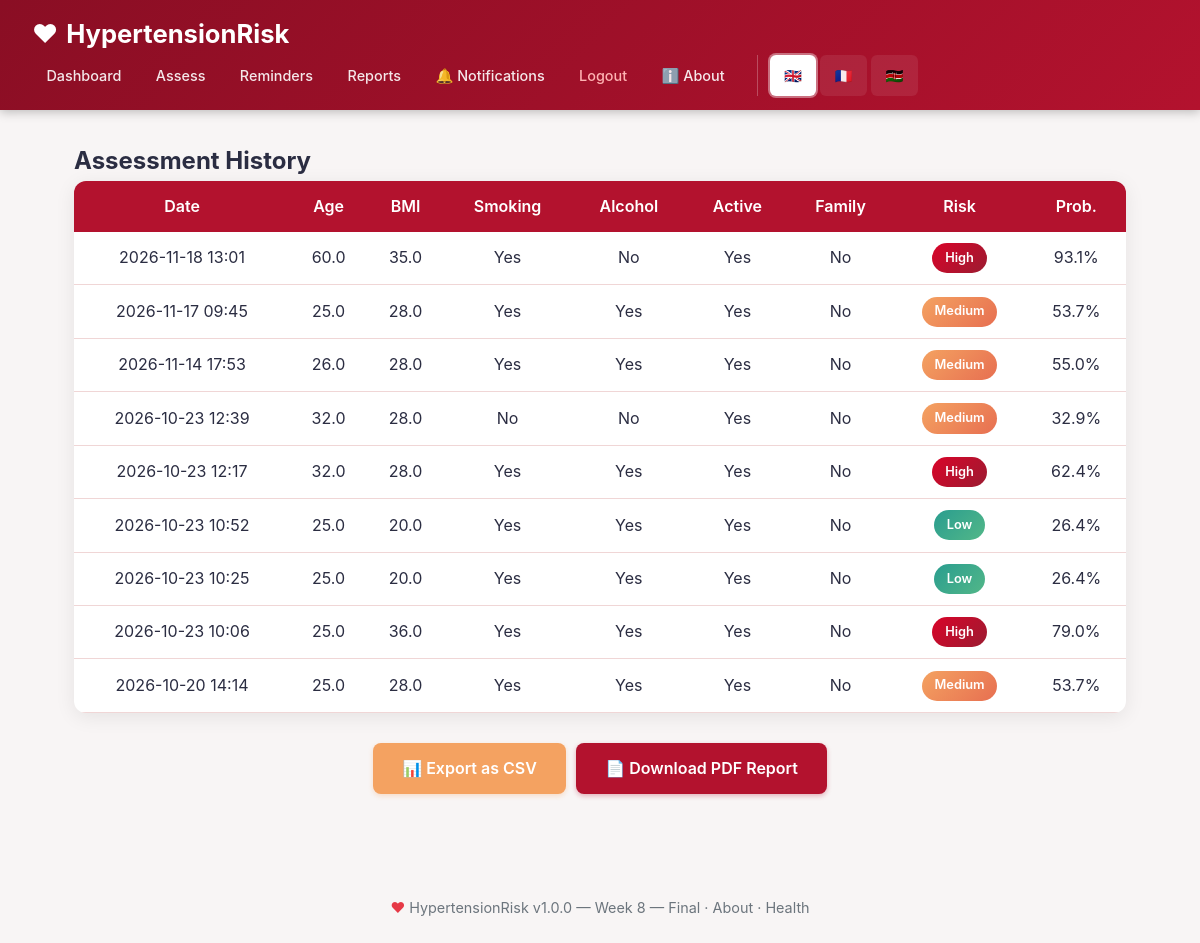
The page /history (signed in) on the database its author committed.
### app.py (models this page shows)
class Assessment(db.Model):
    id = db.Column(db.Integer, primary_key=True)
    user_id = db.Column(db.Integer, db.ForeignKey('user.id'), nullable=False)
    age = db.Column(db.Float); bmi = db.Column(db.Float)
    smoking = db.Column(db.Integer); alcohol = db.Column(db.Integer)
    physical_activity = db.Column(db.Integer); family_history = db.Column(db.Integer)
    probability = db.Column(db.Float); risk_level = db.Column(db.String(10))
    timestamp = db.Column(db.DateTime, default=datetime.utcnow)

### app.py (the view)
@app.route('/history')
@login_required
def history(): return render_template('history.html', assessments=Assessment.query.filter_by(user_id=current_user.id).order_by(Assessment.timestamp.desc()).all())

### app.py (called while the page is built)
def get_current_language():
    url_lang = request.args.get('lang')
    if url_lang and url_lang in TRANSLATIONS:
        session['language'] = url_lang
        return url_lang
    return session.get('language', 'en')

@app.before_request
def before_request():
    g.lang = get_current_language()
    g.t = lambda key: get_text(g.lang, key)

@app.context_processor
def inject_globals():
    return {
        't': lambda key: get_text(g.lang, key),
        'current_lang': g.lang,
        'supported_languages': SUPPORTED_LANGUAGES,
        'app_version': APP_VERSION,
        'app_build': APP_BUILD_DATE,
    }

@login_manager.user_loader
def load_user(user_id):
    return User.query.get(int(user_id))

### translations.py (called while the page is built)
def get_text(lang, key):
    return TRANSLATIONS.get(lang, TRANSLATIONS['en']).get(key, TRANSLATIONS['en'].get(key, key))

### templates/history.html
{% extends "base.html" %}
{% block content %}
<h2>Assessment History</h2>
{% if assessments %}
<div class="table-responsive">
    <table class="history-table">
        <thead><tr>
            <th>Date</th><th>Age</th><th>BMI</th><th>Smoking</th>
            <th>Alcohol</th><th>Active</th><th>Family</th><th>Risk</th><th>Prob.</th>
        </tr></thead>
        <tbody>
        {% for a in assessments %}
            <tr>
                <td>{{ a.timestamp.strftime('%Y-%m-%d %H:%M') }}</td>
                <td>{{ a.age }}</td><td>{{ a.bmi }}</td>
                <td>{{ 'Yes' if a.smoking else 'No' }}</td>
                <td>{{ 'Yes' if a.alcohol else 'No' }}</td>
                <td>{{ 'Yes' if a.physical_activity else 'No' }}</td>
                <td>{{ 'Yes' if a.family_history else 'No' }}</td>
                <td><span class="badge risk-{{ a.risk_level | lower }}">{{ a.risk_level }}</span></td>
                <td>{{ (a.probability * 100) | round(1) }}%</td>
            </tr>
        {% endfor %}
        </tbody>
    </table>
</div>
<div style="margin-top:1.5rem;text-align:center;">
    <a href="{{ url_for('download_csv') }}" class="btn btn-secondary">📊 Export as CSV</a>
    <a href="{{ url_for('download_pdf') }}" class="btn btn-primary">📄 Download PDF Report</a>
</div>
{% else %}
<p>No assessments yet. <a href="{{ url_for('assessment') }}">Start your first one</a>.</p>
{% endif %}
{% endblock %}

### static/css/style.css (style rules this page uses)
:root { --primary: #b3122e; --primary-dark: #8a0e24; --primary-light: #e63946; --secondary: #f4a261; --success: #2a9d8f; --danger: #d90429; --warning: #e76f51; --background: #f8f5f5; --card-bg: #ffffff; --text: #2b2d42; --text-light: #6c757d; --border: #f0d6d6; --shadow-sm: 0 2px 8px rgba(0,0,0,0.04); --shadow-md: 0 4px 20px rgba(0,0,0,0.08); --shadow-lg: 0 12px 30px rgba(0,0,0,0.12); --radius: 12px; --transition: all 0.25s ease; }
* { margin: 0; padding: 0; box-sizing: border-box; }
body { font-family: 'Inter', 'Segoe UI', system-ui, -apple-system, sans-serif; background: var(--background); color: var(--text); line-height: 1.6; min-height: 100vh; display: flex; flex-direction: column; }
.btn { display: inline-block; padding: 0.8rem 1.8rem; background: var(--primary); color: white; text-decoration: none; border-radius: 8px; font-weight: 600; font-size: 1rem; margin: 0.4rem 0.2rem; border: none; cursor: pointer; transition: var(--transition); text-align: center; box-shadow: 0 2px 5px rgba(179,18,46,0.3); position: relative; overflow: hidden; font-family: inherit; }
.btn-secondary { background: var(--secondary); box-shadow: 0 2px 5px rgba(244,162,97,0.3); }
.risk-low { background: linear-gradient(135deg, #2a9d8f, #52b788); }
.risk-medium { background: linear-gradient(135deg, #f4a261, #e76f51); }
.risk-high { background: linear-gradient(135deg, #d90429, #9b1c31); }
.table-responsive { overflow-x: auto; background: var(--card-bg); border-radius: var(--radius); box-shadow: var(--shadow-md); }
.history-table { width: 100%; border-collapse: collapse; min-width: 650px; }
.history-table th { background: var(--primary); color: white; padding: 0.8rem; text-align: center; font-weight: 600; }
.history-table td { padding: 0.7rem; text-align: center; border-bottom: 1px solid var(--border); }
.badge { display: inline-block; padding: 0.3rem 0.8rem; border-radius: 20px; font-size: 0.8rem; font-weight: 600; color: white; }

### rows shown on the page
Assessment: timestamp "2026-11-18 13:01", age "60.0", bmi "35.0", smoking "Yes", alcohol "No", physical_activity "Yes", family_history "No", risk_level "High", (a.probability*100)|round(1) "93.1"
Assessment: timestamp "2026-11-17 09:45", age "25.0", bmi "28.0", smoking "Yes", alcohol "Yes", physical_activity "Yes", family_history "No", risk_level "Medium", (a.probability*100)|round(1) "53.7"
Assessment: timestamp "2026-11-14 17:53", age "26.0", bmi "28.0", smoking "Yes", alcohol "Yes", physical_activity "Yes", family_history "No", risk_level "Medium", (a.probability*100)|round(1) "55.0"
Assessment: timestamp "2026-10-23 12:39", age "32.0", bmi "28.0", smoking "No", alcohol "No", physical_activity "Yes", family_history "No", risk_level "Medium", (a.probability*100)|round(1) "32.9"
Assessment: timestamp "2026-10-23 12:17", age "32.0", bmi "28.0", smoking "Yes", alcohol "Yes", physical_activity "Yes", family_history "No", risk_level "High", (a.probability*100)|round(1) "62.4"
Assessment: timestamp "2026-10-23 10:52", age "25.0", bmi "20.0", smoking "Yes", alcohol "Yes", physical_activity "Yes", family_history "No", risk_level "Low", (a.probability*100)|round(1) "26.4"
Assessment: timestamp "2026-10-23 10:25", age "25.0", bmi "20.0", smoking "Yes", alcohol "Yes", physical_activity "Yes", family_history "No", risk_level "Low", (a.probability*100)|round(1) "26.4"
Assessment: timestamp "2026-10-23 10:06", age "25.0", bmi "36.0", smoking "Yes", alcohol "Yes", physical_activity "Yes", family_history "No", risk_level "High", (a.probability*100)|round(1) "79.0"
Assessment: timestamp "2026-10-20 14:14", age "25.0", bmi "28.0", smoking "Yes", alcohol "Yes", physical_activity "Yes", family_history "No", risk_level "Medium", (a.probability*100)|round(1) "53.7"

### other values the page prints
{{ t('app_name') }} "HypertensionRisk"
{{ t('dashboard') }} "Dashboard"
{{ t('assessment') }} "Assess"
{{ t('reminders') }} "Reminders"
{{ t('reports') }} "Reports"
{{ t('notifications') }} "Notifications"
{{ t('logout') }} "Logout"
{{ label.split(' ')[0] }} "🇬🇧" "🇫🇷" "🇰🇪"
{{ app_version }} "1.0.0"
{{ app_build }} "Week 8 — Final"
